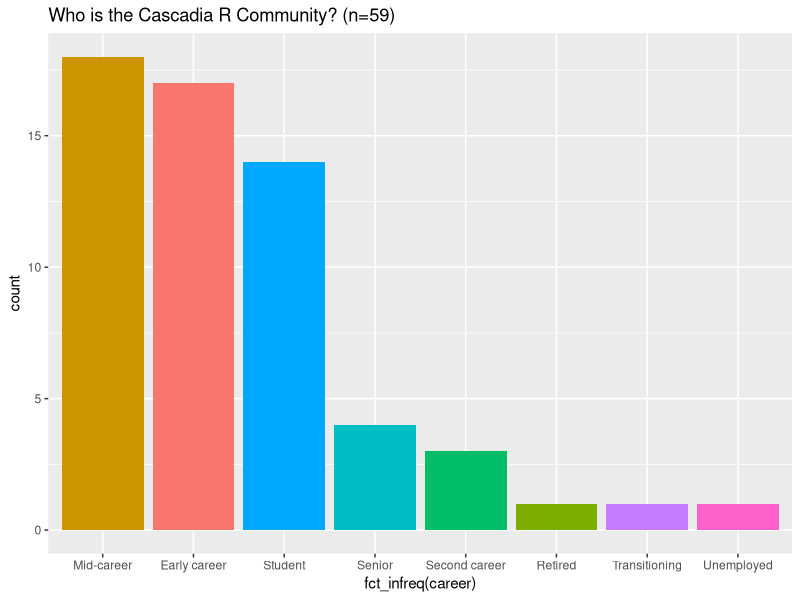
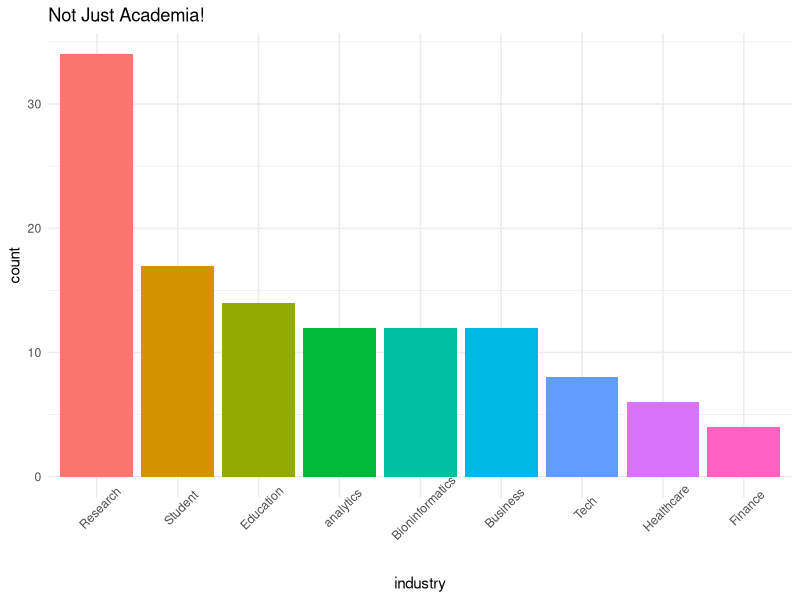
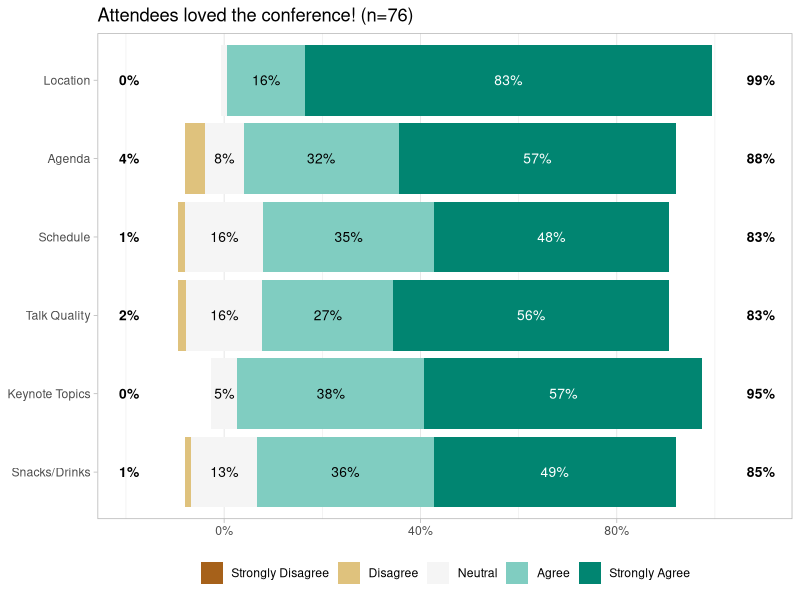
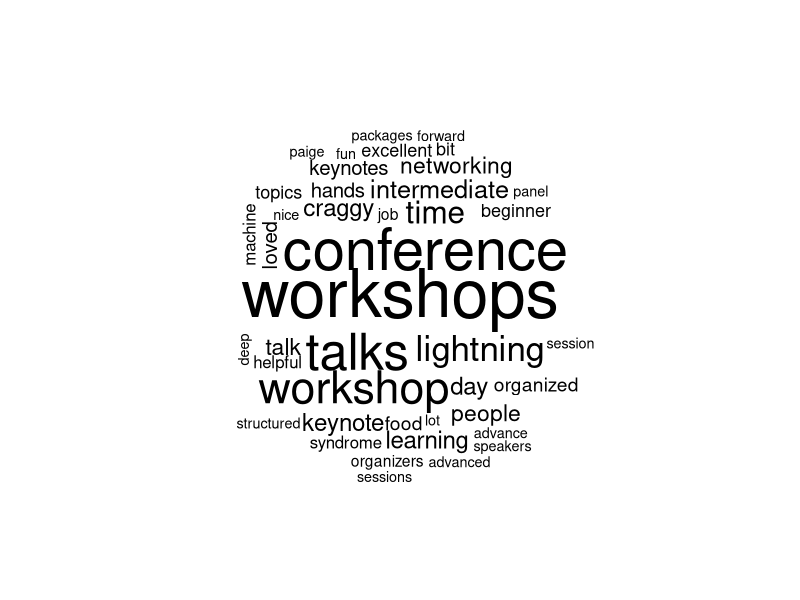

The R script that drew these images, in order:
## ---- chunk 1
library(tidyverse)
library(ggstats)
library(tidytext)
library(wordcloud)
responses <- read_csv("data/Cascadia R Conference Evaluation (Responses) 2017 - Form Responses 1.csv", na = "N/A")
responses2 <- read_csv("data/Cascadia R Conference Evaluation(Responses) - 2018 - Form Responses 1.csv", na="N/A")
## ---- chunk 2
responses |>
  dplyr::rename(career = `Where are you in your career?`) |>
  ggplot() + aes(x=fct_infreq(career), fill=career) + geom_bar() +
  theme(legend.position="none") + labs(title="Who is the Cascadia R Community? (n=59)", xlab="Career", ylab="number of people")

## ---- chunk 3
responses3 <- responses2 |> dplyr::select(contains("industry")) |> 
  dplyr::rename(industry=`Which industry are you in? Select the one that most closely relates to your work or interest`) |> 
  tidyr::separate_longer_delim(cols=industry, delim=" ") |> 
  mutate(industry=stringr::str_replace(industry,",","")) |> 
  dplyr::filter(industry!="/") |>
  dplyr::mutate(industry = fct_infreq(industry)) 

  
responses_count <- responses3 |> count(industry)  |>
  dplyr::filter(n > 1) 

responses3 |>
  dplyr::filter(industry %in% responses_count$industry) |>
  ggplot() + aes(x=industry, fill=industry) + geom_bar() +
    theme_minimal() +
  theme(legend.position = "none", axis.text.x = element_text(angle = 45)) +
  labs(title="Not Just Academia!", xlab="Field")

## ---- chunk 4
#! warning: false

levs=c(`1`="Strongly Disagree", `2`="Disagree", `3`="Neutral", `4`="Agree", `5`="Strongly Agree")

responses_likert <- responses2 |>
  select(contains("Main")) |>
  mutate(across(everything(), as.factor)) |>
  mutate(id=row_number()) |>
  tidyr::pivot_longer(cols=-id, names_to = "category", values_to = "likert") |>
  mutate(likert=fct_recode(likert, "Strongly Disagree"="1", "Disagree"="2", "Neutral"="3", "Agree"="4", "Strongly Agree"="5")) |>
  mutate(likert=ordered(likert)) |>
  mutate(likert = fct_rev(likert)) |>
  pivot_wider(id_cols = id, names_from=category, values_from = likert) |>
  select(-id) |>
  mutate(across(everything(), ~ factor(.x, levels = levs)))
  
colnames(responses_likert) <- c("Registration", "Location", "Wi-Fi","Agenda","Schedule", "Snacks/Drinks", "Talk Quality", "Keynote Topics")  


responses_likert <- responses_likert |> select(any_of(c( "Location", "Agenda","Schedule", "Talk Quality", "Keynote Topics", "Snacks/Drinks")))

#responses_likert <- janitor::clean_names(responses_likert)
responses_likert <- responses_likert <- as.data.frame(responses_likert)

ggstats::gglikert(responses_likert) + labs(title="Attendees loved the conference! (n=76)")

#all_likert <- likert::likert(responses_likert)

#plot(all_likert, main="Responses were very positive!")

## ---- chunk 5
text_frame <- responses2 |> select(contains("what") | contains("additional")) |>
  rename(favorite=`What were your favorite parts of the conference?`, improve=`What would you change or improve about the conference?`, etc=`Please add additional comments on your overall conference experience.`) |>
  pivot_longer(everything(), names_to = "question", values_to = "answers") |>
  #mutate(answers=str_replace(pattern = "workshop^", "workshops", answers)) |>
  unnest_tokens("word", "answers") |>
  anti_join(stop_words)

tf_counts <- text_frame |> count(word, sort=TRUE)

wordcloud(tf_counts$word, tf_counts$n, 
          min.freq=5, random.order=FALSE,colors = TRUE)
